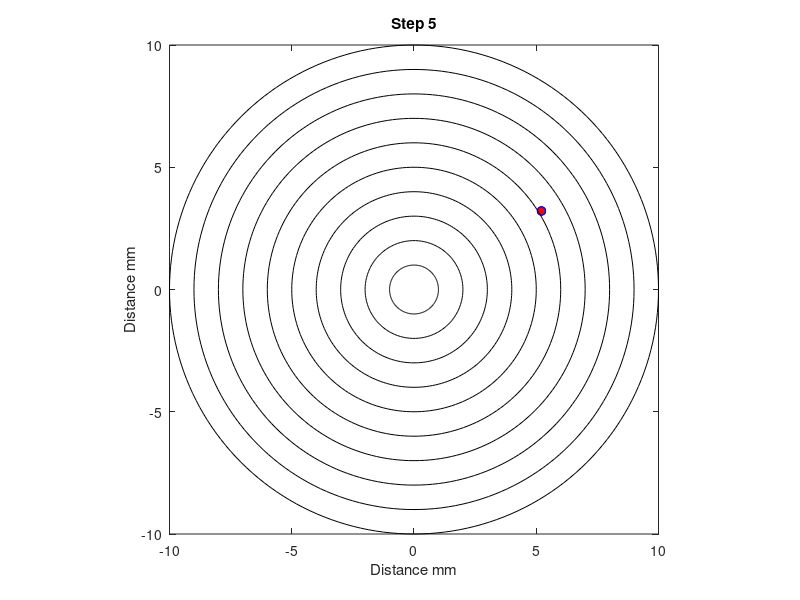
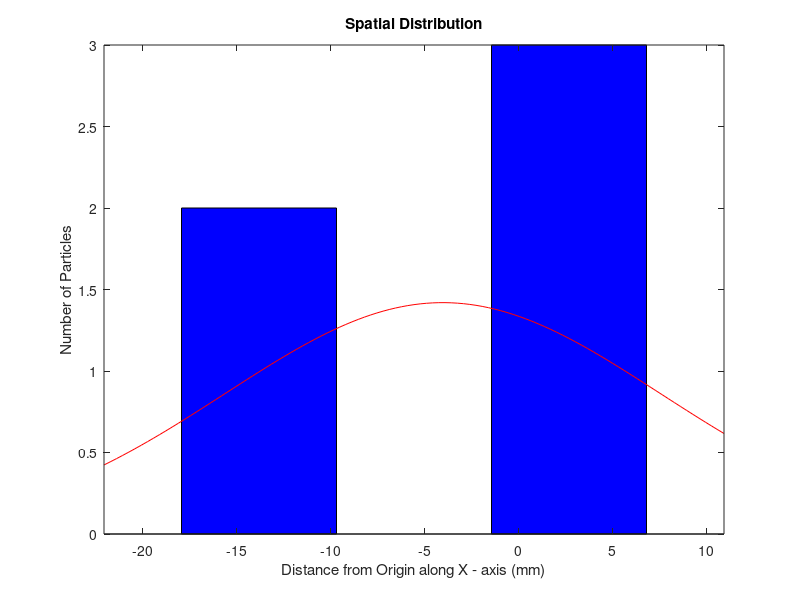

Write the MATLAB code that produced these figures, in order.
% Group project Random Walk

%% Workspace Preamble
clear all;
close all;
clc;

%% User Input
prompt1 = 'Amount of Particles: ';
Number_Particles = input(prompt1);
%The number of step that the particle is moving
prompt2 = 'Number of Steps: ';
Number_Step = input(prompt2); 
%The size of step when it moves
prompt3 = 'Step Size: ';
Step_Size = input(prompt3);

%% Monte Carlo For Loop
for j = 1:Number_Particles % Loop for # of particles
    x_coordinate = 0; %Initialize x-cordinate
    y_coordinate = 0; %Initialize y-cordinate
    
    % Loop For Random Angle
    for i = 1:Number_Step %Iterate to length of number of steps
        Angle = rand*2*pi; %Create random angle
        x_coordinate = (Step_Size * cos(Angle)) + x_coordinate; % x coordinate calc
        y_coordinate = (Step_Size * sin(Angle)) + y_coordinate; % y coordinate calc
    end
    
    x(j) = x_coordinate; %Index x coordinates
    y(j) = y_coordinate; %Index y coordinates
    r(j) = x(j)^2 + y(j)^2; 
    
    %Graph for each step
    figure(1)
    plot(x,y,'o','MarkerEdgeColor','b','MarkerFaceColor','r')
    hold on
    title(['Step ',num2str(i)]) %Label the graph with the number of steps taken
    xlabel('Distance mm'); %Label x - axis
    ylabel('Distance mm'); %Label y - axis
    axis([-10,10,-10,10]) %Set the axes so they don't continually change
    pause(0.1) %Let the graph refresh
   
end

%% Circles for distances
for R = 1:10; % For loop to iterate over size of axes (for different radii)
    theta = 0:pi/100:2*pi; %range and increment of angle theta
    xunit = R * cos(theta); %calculation for x unit of circle
    yunit = R * sin(theta); %calculationg for y unit of circle
    plot(xunit, yunit, 'k'); %plot circles
axis square;
end

%% Histogram for X
figure(2) % Make new figure
histfit(x); %Plot histogram of x with fitted normal curve
title('Spatial Distribution') %Label the graph with the number of steps taken
ylabel('Number of Particles'); %Label x - axis
xlabel('Distance from Origin along X - axis (mm)'); %Label y - axis
hold on

%% Standard Deviation Calculation
t = Number_Step * Step_Size;% Time
sigma = std(r); % Standard Deviation
D = sigma^2/(2*t); % Diffusivity
fprintf('The Diffusivity of this Brownian Distribution is : %.3f \n', D)
fprintf('The Standard Deviation of this Brownian Distribution is : %.3f \n', sigma)